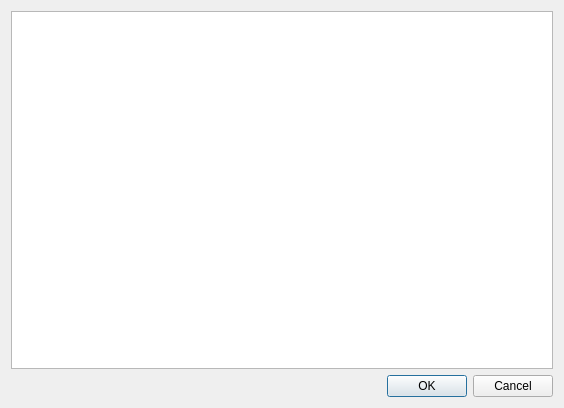
<?xml version="1.0" encoding="UTF-8"?>
<ui version="4.0">
 <class>RoundWindow</class>
 <widget class="QDialog" name="RoundWindow">
  <property name="geometry">
   <rect>
    <x>0</x>
    <y>0</y>
    <width>564</width>
    <height>408</height>
   </rect>
  </property>
  <property name="windowTitle">
   <string>Dialog</string>
  </property>
  <layout class="QGridLayout" name="gridLayout">
   <item row="0" column="0">
    <widget class="QGraphicsView" name="graphicsView"/>
   </item>
   <item row="1" column="0">
    <widget class="QDialogButtonBox" name="buttonBox">
     <property name="orientation">
      <enum>Qt::Horizontal</enum>
     </property>
     <property name="standardButtons">
      <set>QDialogButtonBox::Cancel|QDialogButtonBox::Ok</set>
     </property>
    </widget>
   </item>
  </layout>
 </widget>
 <resources/>
 <connections>
  <connection>
   <sender>buttonBox</sender>
   <signal>accepted()</signal>
   <receiver>RoundWindow</receiver>
   <slot>accept()</slot>
   <hints>
    <hint type="sourcelabel">
     <x>248</x>
     <y>254</y>
    </hint>
    <hint type="destinationlabel">
     <x>157</x>
     <y>274</y>
    </hint>
   </hints>
  </connection>
  <connection>
   <sender>buttonBox</sender>
   <signal>rejected()</signal>
   <receiver>RoundWindow</receiver>
   <slot>reject()</slot>
   <hints>
    <hint type="sourcelabel">
     <x>316</x>
     <y>260</y>
    </hint>
    <hint type="destinationlabel">
     <x>286</x>
     <y>274</y>
    </hint>
   </hints>
  </connection>
 </connections>
</ui>
